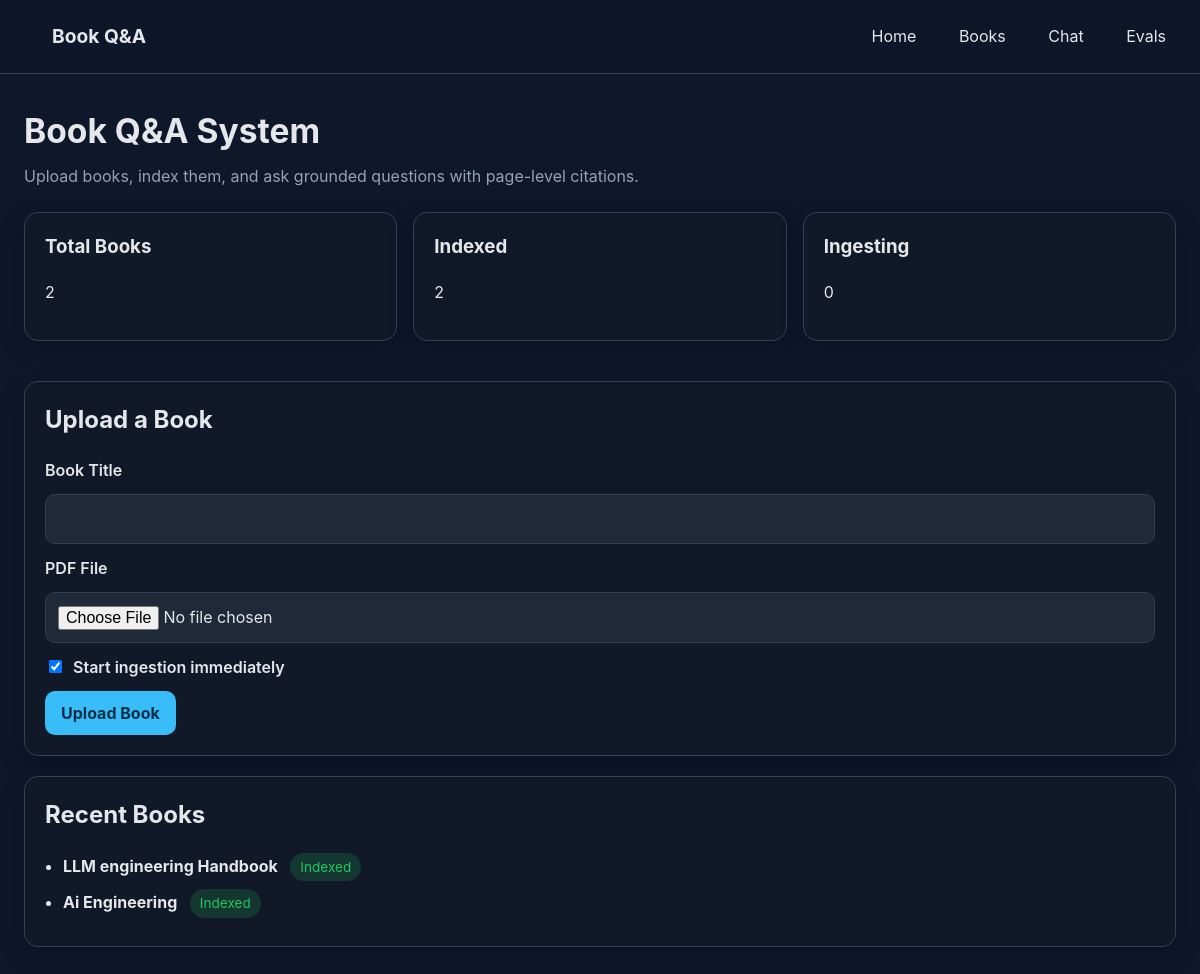
Before: / with the older database file.
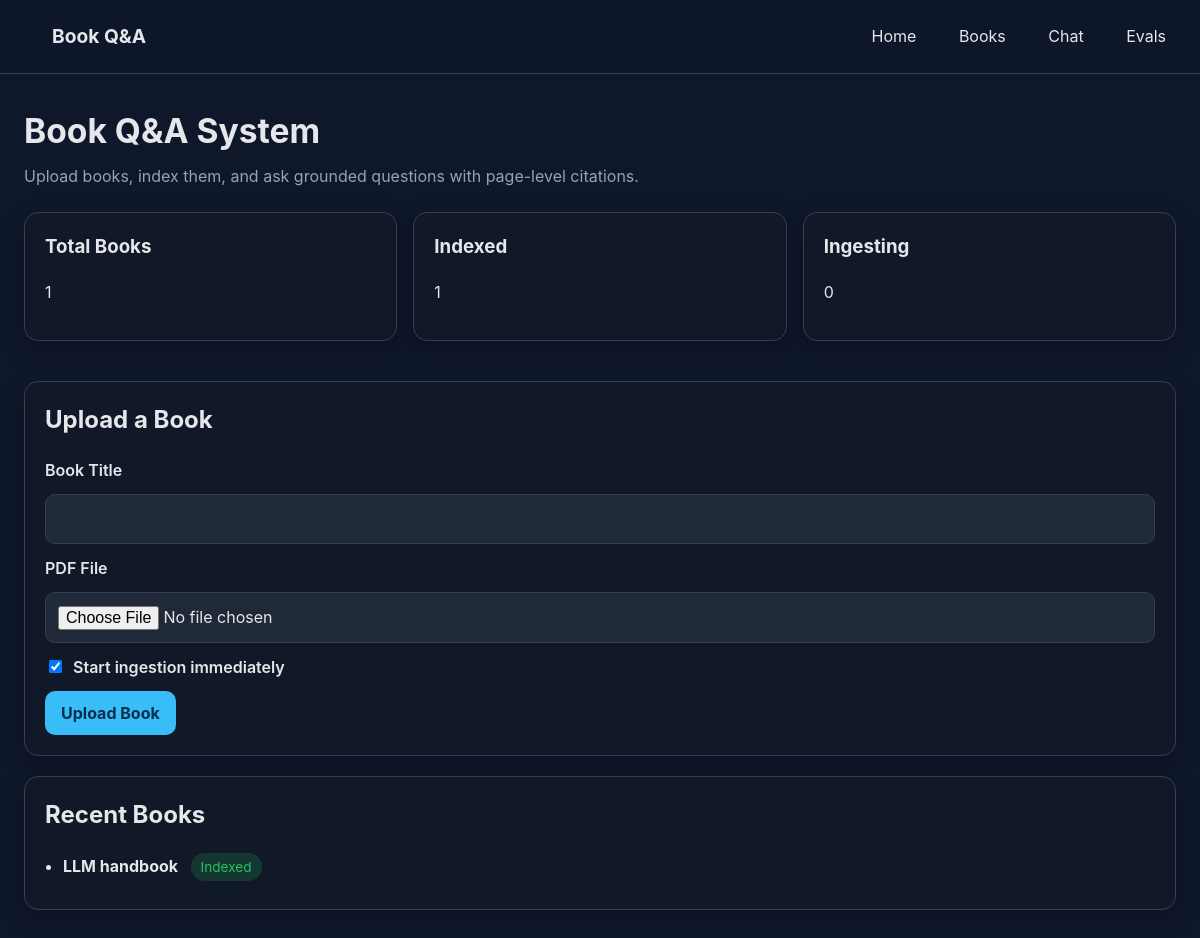
After: the same page with the newer database file.
### app/models.py (models this page shows)
class Base(DeclarativeBase):
    pass

class Book(Base):
    __tablename__ = "books"
    id: Mapped[str] = mapped_column(String, primary_key=True)
    title: Mapped[str] = mapped_column(String, nullable=False)
    file_name: Mapped[str] = mapped_column(String, nullable=False)
    file_path: Mapped[str] = mapped_column(String, nullable=False)
    status: Mapped[str] = mapped_column(String, nullable=False, default="uploaded")
    total_pages: Mapped[int | None] = mapped_column(Integer, nullable=True)
    total_sections: Mapped[int | None] = mapped_column(Integer, nullable=True)
    total_chunks: Mapped[int] = mapped_column(Integer, nullable=False, default=0)
    processed_chunks: Mapped[int] = mapped_column(Integer, nullable=False, default=0)
    failed_chunks: Mapped[int] = mapped_column(Integer, nullable=False, default=0)
    progress_percent: Mapped[int] = mapped_column(Integer, nullable=False, default=0)
    current_step: Mapped[str | None] = mapped_column(String, nullable=True)
    last_processed_chunk_index: Mapped[int | None] = mapped_column(Integer, nullable=True)
    error_message: Mapped[str | None] = mapped_column(Text, nullable=True)
    started_at: Mapped[datetime | None] = mapped_column(DateTime, nullable=True)
    finished_at: Mapped[datetime | None] = mapped_column(DateTime, nullable=True)
    created_at: Mapped[datetime] = mapped_column(DateTime, default=datetime.utcnow)
    updated_at: Mapped[datetime] = mapped_column(DateTime, default=datetime.utcnow, onupdate=datetime.utcnow)

### app/web/pages.py (the view)
@router.get("/", response_class=HTMLResponse)
def home(request: Request):
    db = SessionLocal()
    try:
        books = db.query(Book).order_by(Book.created_at.desc()).all()
        total_books = len(books)
        indexed_books = sum(1 for b in books if b.status == "indexed")
        ingesting_books = sum(
            1 for b in books if b.status in {"parsing", "structuring", "chunking", "embedding"}
        )
        return templates.TemplateResponse(
            request=request,
            name="index.html",
            context={
                "books": books,
                "total_books": total_books,
                "indexed_books": indexed_books,
                "ingesting_books": ingesting_books,
            },
        )
    finally:
        db.close()

### app/logging_config.py (called while the page is built)
def get_request_id() -> str:
    return _REQUEST_ID_CTX.get()

    def filter(self, record: logging.LogRecord) -> bool:
        record.request_id = get_request_id()
        return True

### app/templates/index.html (shortened to what this page needs)
{% extends "base.html" %}
{% block content %}
<section class="hero">
    <h1>Book Q&A System</h1>
    <p>Upload books, index them, and ask grounded questions with page-level citations.</p>
</section>
<section class="stats-grid">
    <div class="card">
        <h3>Total Books</h3>
        <p>{{ total_books }}</p>
    </div>
    <div class="card">
        <h3>Indexed</h3>
        <p>{{ indexed_books }}</p>
    </div>
    <div class="card">
        <h3>Ingesting</h3>
        <p>{{ ingesting_books }}</p>
    </div>
</section>
<section class="card">
    <h2>Upload a Book</h2>
    <form action="/upload-book" method="post" enctype="multipart/form-data" class="form-stack">
        <label>Book Title</label>
        <input type="text" name="title" required>
        <label>PDF File</label>
        <input type="file" name="file" accept=".pdf" required>
        <label class="checkbox">
            <input type="checkbox" name="auto_ingest" value="true" checked>
            Start ingestion immediately
        </label>
        <button type="submit">Upload Book</button>
    </form>
</section>
<section class="card">
    <h2>Recent Books</h2>
    {% if books %}
        <ul class="book-list">
            {% for book in books[:5] %}
                <li>
                    <strong>{{ book.title }}</strong>
                    <span class="status status-{{ book.status }}">{{ book.status }}</span>
                </li>
            {% endfor %}
        </ul>
    {% else %}
        <p>No books uploaded yet.</p>
    {% endif %}
</section>
{% endblock %}

Changed rows visible on the page:
removed Book: title "LLM engineering Handbook", status "Indexed"
removed Book: title "Ai Engineering", status "Indexed"
added Book: title "LLM handbook", status "Indexed"
Other visible differences:
{{ total_books }}: "2" → "1"
{{ indexed_books }}: "2" → "1"
